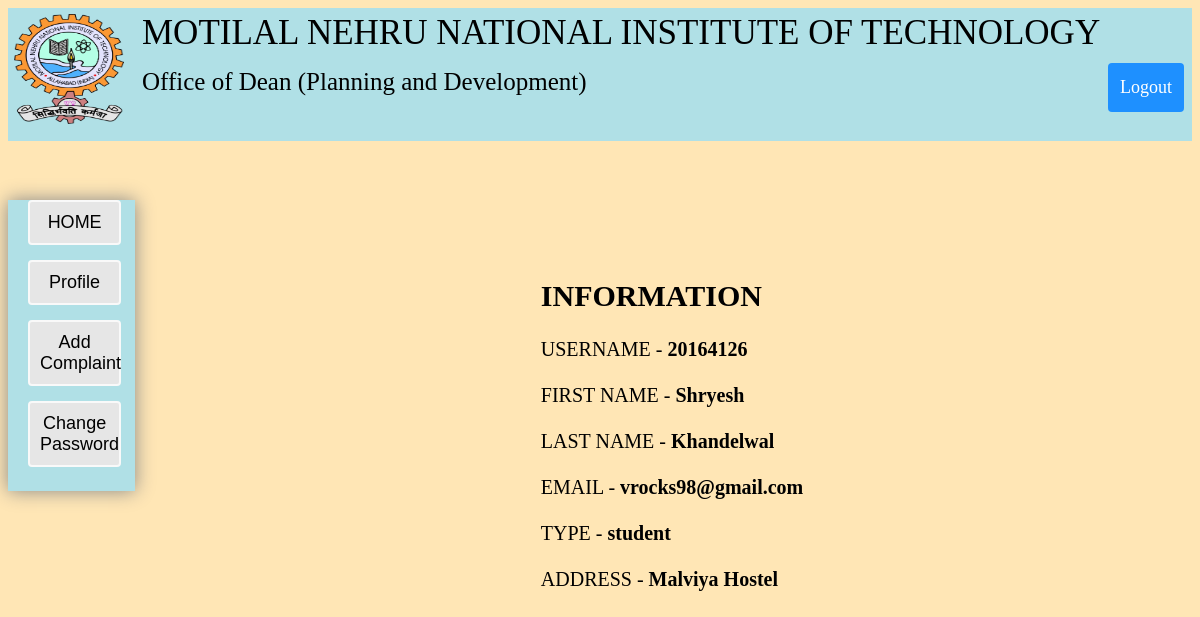
/user/profile.php (signed in), run on the app's committed database.
### tables this page shows
CREATE TABLE IF NOT EXISTS `user` (
  `RegNo` varchar(10) NOT NULL,
  `FirstName` varchar(20) DEFAULT NULL,
  `LastName` varchar(20) DEFAULT NULL,
  `email` varchar(50) DEFAULT NULL,
  `Occupation` varchar(30) DEFAULT NULL,
  `Address` varchar(100) DEFAULT NULL,
  PRIMARY KEY (`RegNo`)
);

### includes/session.php (called while the page is built, shortened)
<?php
  $user_check = $_SESSION['login_user'];
 ?>

### user/profile.php (the view, shortened to what this page needs)
<?php
  include($_SERVER['DOCUMENT_ROOT'].'/proj/includes/session.php');
  include($_SERVER['DOCUMENT_ROOT'].'/proj/includes/static_content.php');
  include($_SERVER['DOCUMENT_ROOT'].'/proj/includes/db.php');
  $query = "SELECT * FROM user WHERE RegNo='$user_check';";
  $data=array();
  if($res = mysqli_query($conn,$query)){
    foreach($res as $row){
      $data[]=$row;
    }
  }
  else {
      echo "Error: " . $query . "<br>" . mysqli_error($conn);
  }
  $username=$data[0]['RegNo'];
  $fname=$data[0]['FirstName'];
  $lname=$data[0]['LastName'];
  $email=$data[0]['email'];
  $occ=$data[0]['Occupation'];
  $address=$data[0]['Address'];
 ?>
<html>
  <head>
    <link rel="stylesheet" type="text/css" href="/proj/css/home.css">
  </head>
  <body>
    <div class="profile">
      <h2>INFORMATION</h2>
      <?php
        echo "  USERNAME - <b>$username</b><br><br>";
        echo "  FIRST NAME - <b>$fname</b><br><br>";
        echo "  LAST NAME - <b>$lname</b><br><br>";
        echo "  EMAIL - <b>$email</b><br><br>";
        echo "  TYPE - <b>$occ</b><br><br>";
        echo "  ADDRESS - <b>$address</b><br><br>";
      ?>
    </div>
  </body>
</html>

### css/home.css (style rules this page uses)
body { background: #ffe6b5; }
.profile { color: black; height: 30%; width: 40%; margin-left: 45%; margin-top: -20%; font-size: 20px; }

### data on the page
user: RegNo "20164126", FirstName "Shryesh", LastName "Khandelwal", email "vrocks98@gmail.com", Occupation "student", Address "Malviya Hostel"
